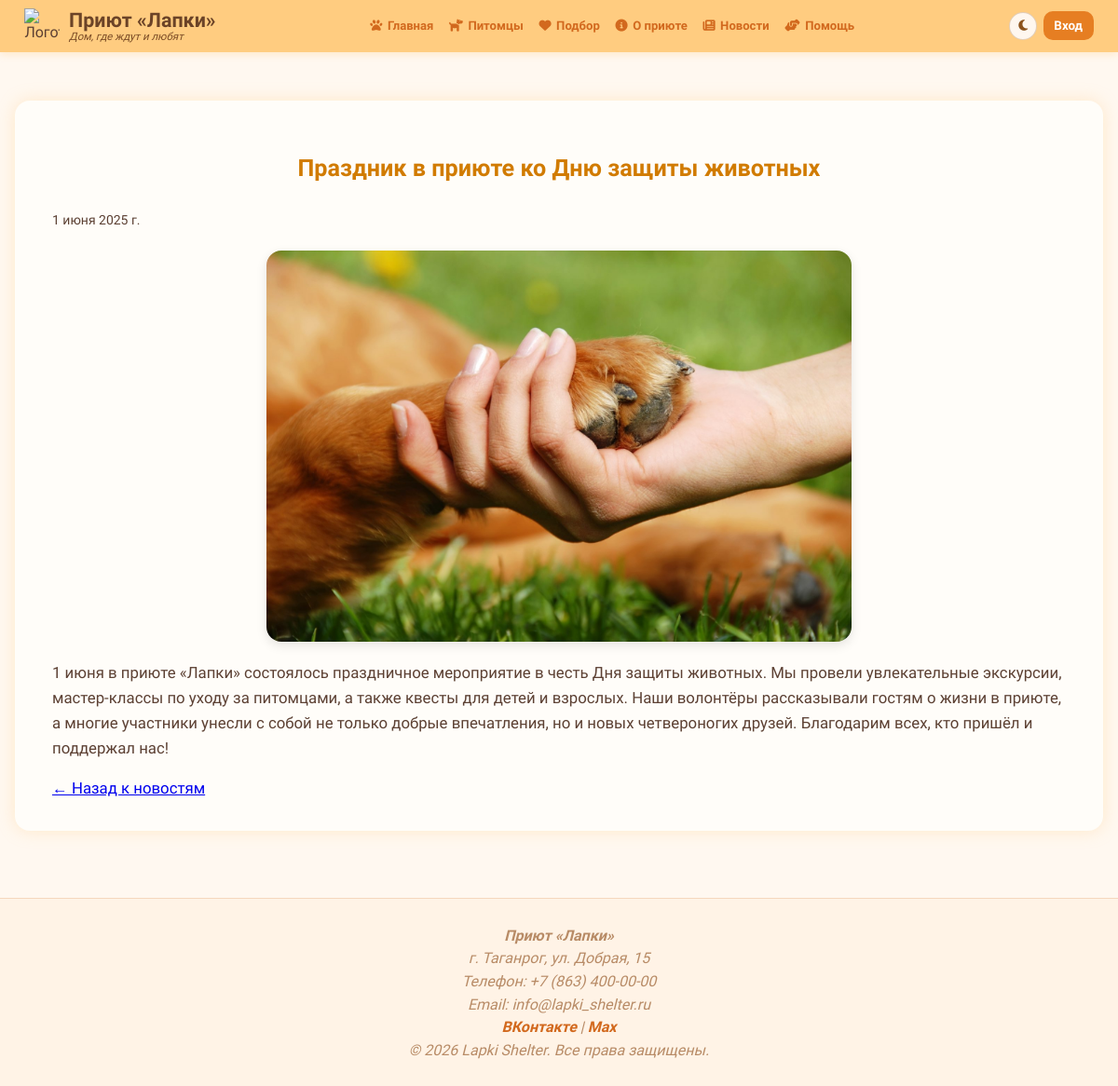
Screenshot of /news/2/ with the database file from the repository.
### shelter/models.py (models this page shows, shortened)
class News(models.Model):
    title = models.CharField(max_length=200, verbose_name='Заголовок')
    summary = models.TextField(verbose_name='Краткое описание')
    content = models.TextField(verbose_name='Полный текст')
    date = models.DateField(verbose_name='Дата публикации')
    image = models.ImageField(
        upload_to='news_images/',
        blank=True,
        null=True,
        verbose_name='Изображение',
    )
    class Meta:
        verbose_name = 'Новость'
        verbose_name_plural = 'Новости'
        ordering = ['-date']

### shelter/views.py (the view)
# urls.py: path('news/<int:pk>/', views.news_detail, name='news_detail'),
def news_detail(request, pk):
    news_item = get_object_or_404(News, pk=pk)
    return render(request, 'shelter/news_detail.html', {'news_item': news_item})

### shelter/templates/shelter/news_detail.html (shortened to what this page needs)
{% extends 'shelter/base.html' %}
{% block content %}
<article class="news-detail">
    <h1>{{ news_item.title }}</h1>
    <p><small>{{ news_item.date }}</small></p>
    {% if news_item.image %}
    <img src="{{ news_item.image.url }}" alt="{{ news_item.title }}">
    {% endif %}
<div>{{ news_item.content|linebreaks }}</div>
</article>
<a href="{% url 'news' %}">← Назад к новостям</a>
{% endblock %}

### shelter/static/shelter/css/styles.css (style rules this page uses)
html { scroll-behavior: smooth; }
body { margin: 0; min-height: 100vh; display: flex; flex-direction: column; padding: 0; font-family: 'Comfortaa', cursive, sans-serif; background: #fff8f0; color: #5c4033; overflow-x: hidden; }
h1, .section-title, .welcome-text h1 { text-align: center; color: #d17b00; }
.news-detail img { display: block; max-width: 100%; max-height: 420px; height: auto; margin: 20px auto; border-radius: 16px; box-shadow: 0 4px 12px rgba(0, 0, 0, 0.1); object-fit: contain; }

### rows the page displays
News: title "Праздник в приюте ко Дню защиты животных", date "1 июня 2025 г.", image (picture), content "1 июня в приюте «Лапки» состоялось праздничное мероприятие в честь Дня защиты животных. Мы провели увлекательные экскурсии, мастер-классы по уходу за питомцами, а также квесты для детей и взрослых. Наши волонтёры рассказывали гостям о жизни в приюте, а многие участники унесли с собой не только добрые впечатления, но и новых четвероногих друзей. Благодарим всех, кто пришёл и поддержал нас!"
